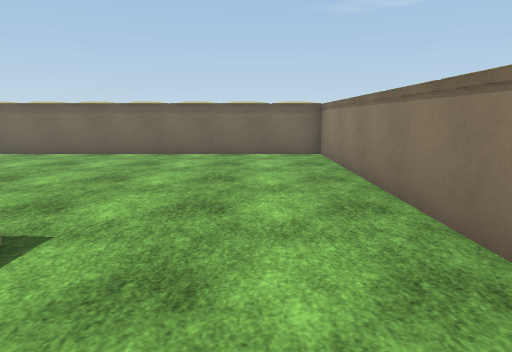
[1] (above)

16 first-person views from a walk through a 3-D level made in the Unity game engine. The camera is 1.4 m above the floor, tilts 10° down and sees 75° across. The floor is counted in squares, 1 m on a side. Each view is taken from the middle of a square. On the plan, view 1 faces up. The plan holds only what a view shows up to about 15 squares ahead; the rest is blank. The place goes on beyond the plan. The player is left out. Surface patterns are stand-ins for the level's own textures.

[2]
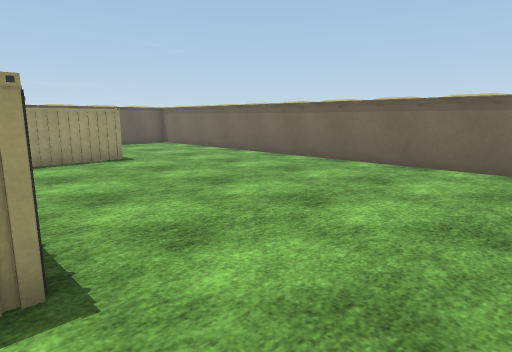

[3]
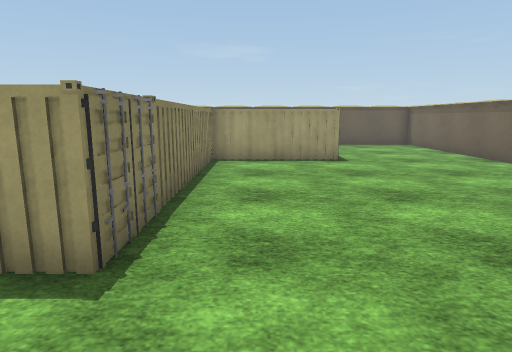

[4]
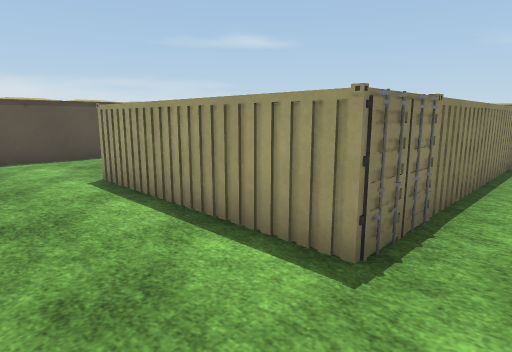

[5]
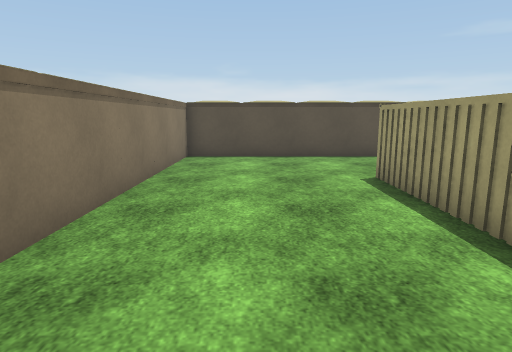

[6]
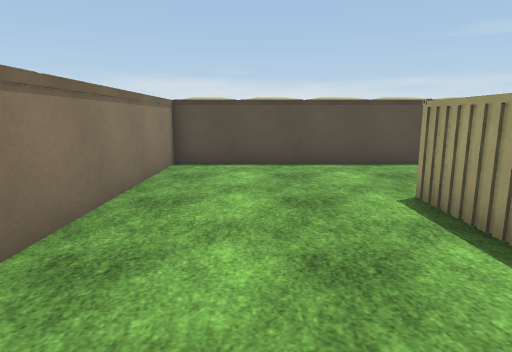

[7]
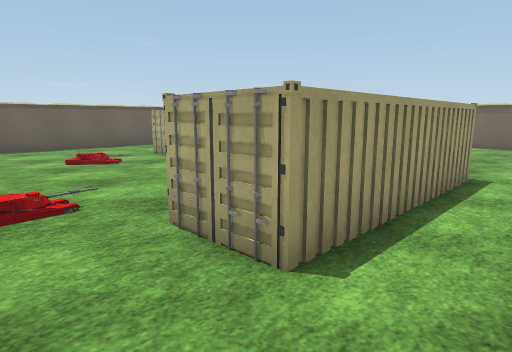

[8]
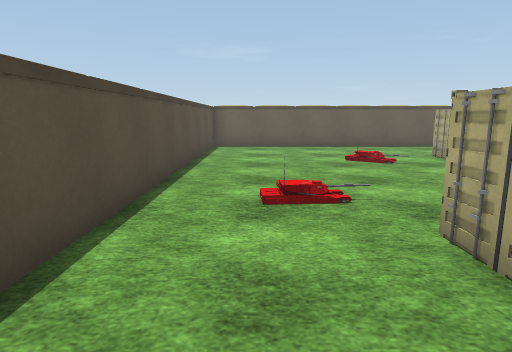

[9]
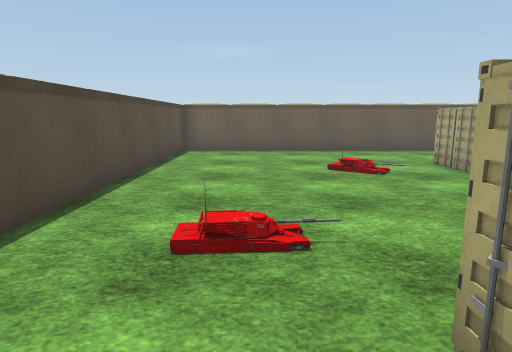

[10]
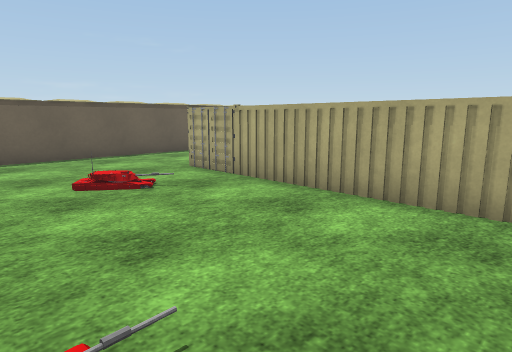

[11]
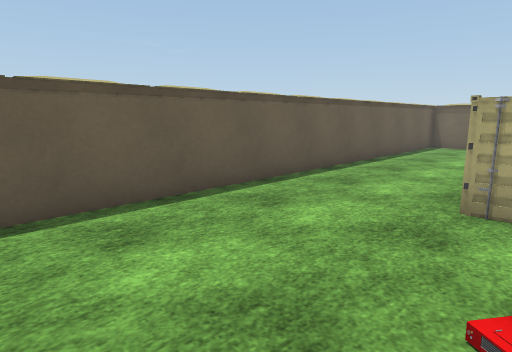

[12]
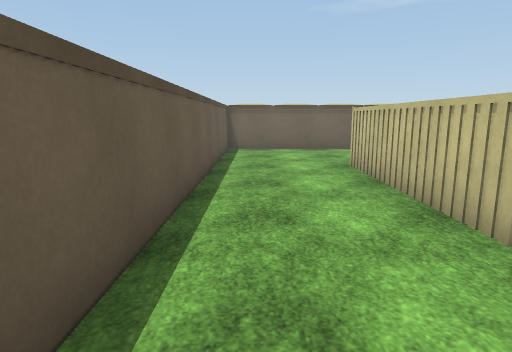

[13]
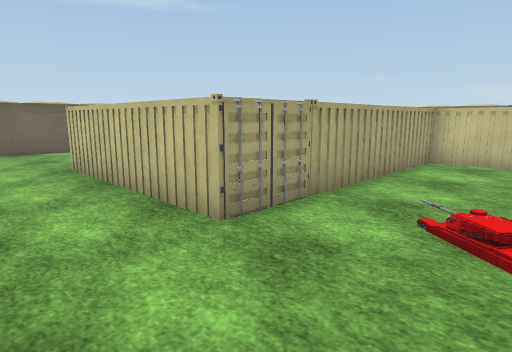

[14]
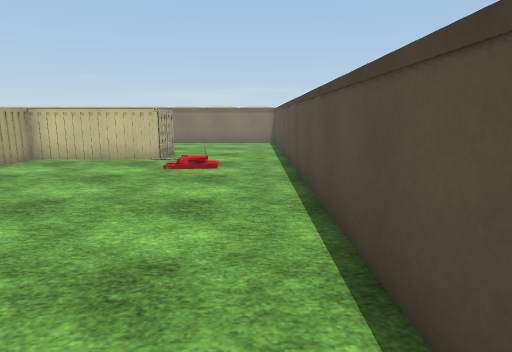

[15]
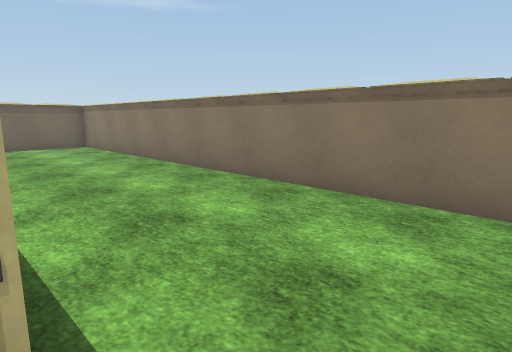

[16]
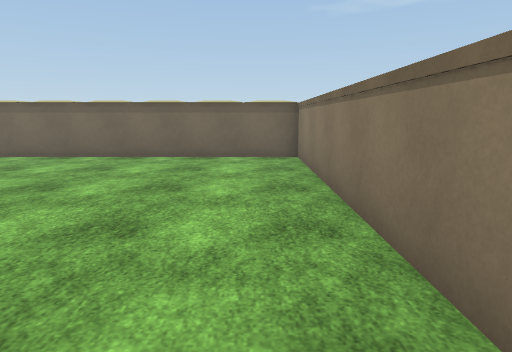

### Floor plan
Key: @ floor where view 1 was taken; # wall or solid block; . floor; C container; T tank.
Columns run from 17 left of view 1 to 3 right of it. Each row starts with its distance up from view 1.
 13 #####################
 12 #...................#
 11 #...................#
 10 #...................#
  9 #...................#
  8 #...CC..............#
  7 #...C C.............#
  6 #...C C.............#
  5 #...C C.............#
  4 #...C C.............#
  3 #...C  CCCCCCCC.....#
  2 #...CCCCCCCCC C.....#
  1 #...........C C.....#
  0 #...........C C..@..#
 -1 #...........C C.....#
 -2 #....T......C C.....#
 -3 #...........CCC.....#
 -4 #...................#
 -5 #...................#
 -6 #...................#
 -7 #####################

Where each view was taken, in squares from view 1:
view 1: 0 up, 0 right, facing up
view 2: 3 up, 0 right, facing up-left
view 3: 5 up, 0 right, facing left
view 4: 5 up, 0 right, facing down-left
view 5: 5 up, 0 right, facing down
view 6: 3 up, 0 right, facing down
view 7: 5 down, 1 left, facing up-left
view 8: 5 down, 1 left, facing left
view 9: 4 down, 3 left, facing left
view 10: 4 down, 5 left, facing up-left
view 11: 4 down, 12 left, facing up-left
view 12: 2 down, 16 left, facing up
view 13: 2 down, 16 left, facing up-right
view 14: 6 down, 16 left, facing right
view 15: 4 down, 3 left, facing up-right
view 16: 1 up, 1 right, facing up
